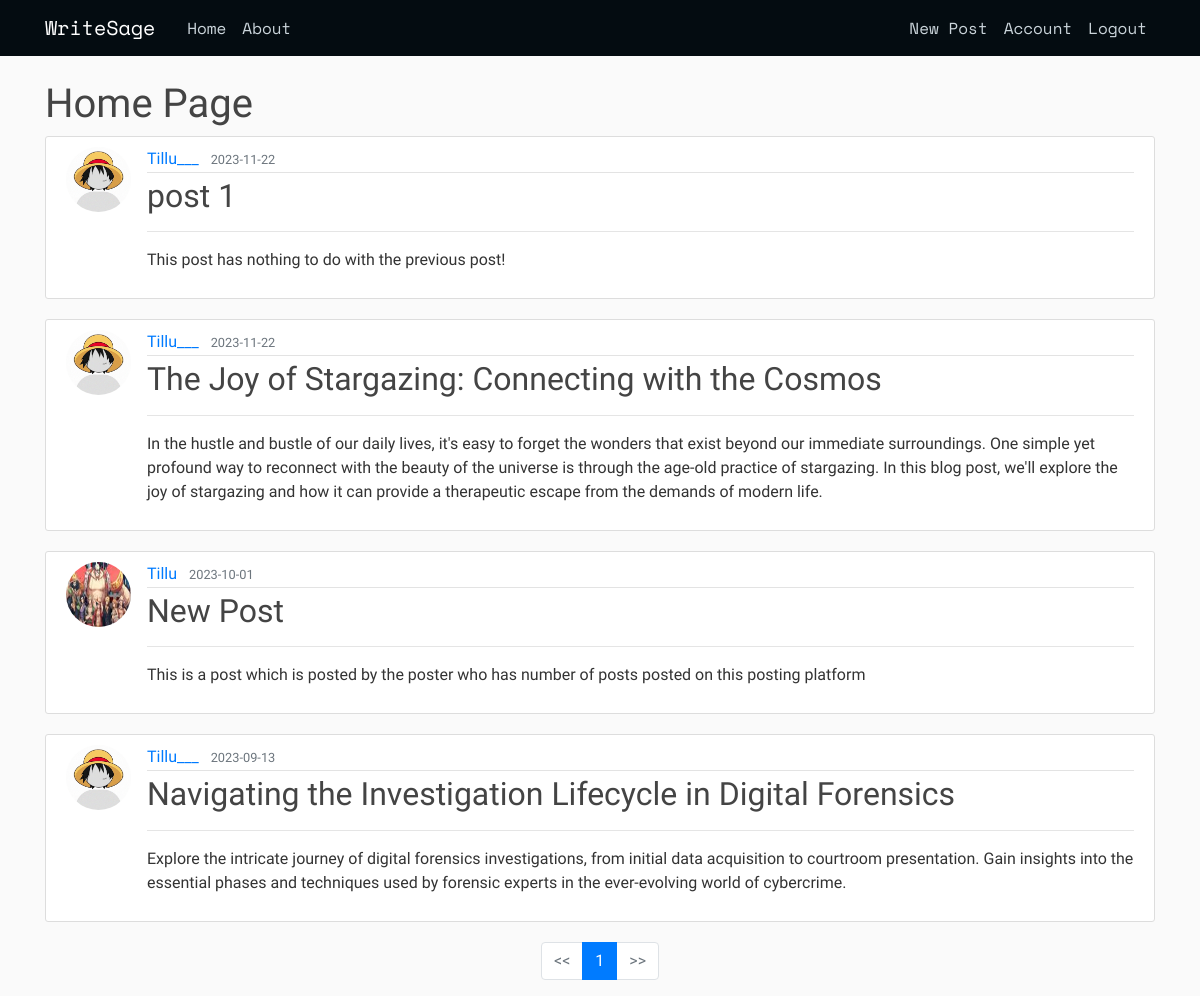
The app's page /home (signed in) with its own data.
### writesage/models.py (models this page shows, shortened)
class Post(db.Model):
    id = db.Column(db.Integer, primary_key=True)
    title = db.Column(db.String(100),nullable=False)
    date_posted = db.Column(db.DateTime,nullable=False,default=datetime.utcnow())
    desc = db.Column(db.Text,nullable=False)
    content = db.Column(db.Text,nullable=False)
    user_id = db.Column(db.Integer,db.ForeignKey('user.id'),nullable=False)

class User(db.Model, UserMixin):
    id = db.Column(db.Integer, primary_key=True)
    username = db.Column(db.String(20),unique=True,nullable=False)
    email=db.Column(db.String(120),unique=True,nullable=False)
    image_file = db.Column(db.String(20),nullable=False,default='default.jpg')
    password=db.Column(db.String(60),nullable=False)
    posts = db.relationship('Post',backref='author',lazy=True)

### writesage/main/routes.py (the view)
@main.route("/")
@main.route("/home")
def home():
    page = request.args.get('page',1,type=int)
    posts = Post.query.order_by(Post.date_posted.desc()).paginate(page = page , per_page = 5)
    print(posts)
    return render_template('home.html', posts = posts)

### writesage/models.py (called while the page is built)
@login_manager.user_loader
def load_user(user_id):
    return User.query.get(int(user_id))

### writesage/templates/home.html
{% extends 'layout.html' %}
{% block hehe %}
<h1>Home Page</h1>
{% for post in posts.items %}
<article class="media content-section">
    <img src="{{url_for('static',filename = 'pictures/' + post.author.image_file)}}" alt="" class="rounded-circle article-img">
    <div class="media-body">
        <div class="article-metadata">
            <a class="mr-2" href="{{url_for('users.user_posts',username = post.author.username)}}">{{ post.author.username }}</a>
            <small class="text-muted">{{ post.date_posted.strftime('%Y-%m-%d')}}</small>
        </div>
        <h2><a class="article-title" href="{{url_for('posts.post',post_id=post.id)}}">{{ post.title }}</a></h2>
        <hr>
        <p class="article-content">{{ post.desc }}</p>
    </div>
</article>
{% endfor %}
<nav aria-label="Page navigation example">
    <ul class="pagination justify-content-center">
        {% if posts.page > 1 %}
            <li class="page-item ">
                <a class="page-link" href="{{ url_for('main.home',page = (posts.page - 1))}}"><<</a>
            </li>
        {% else %}
            <li class="page-item disabled">
                <a class="page-link" href="{{ url_for('main.home',page = (posts.page - 1))}}"><<</a>
            </li>
        {% endif %}
        {% for page_num in posts.iter_pages(left_edge = 1, right_edge = 1, left_current=1,right_current =1) %}
            {% if page_num %}
                {% if posts.page == page_num %}
                    <li class="page-item active">
                        <a href="{{ url_for('main.home',page = page_num)}}" class = "page-link">{{ page_num }}</a>
                    </li>
                {% else %}
                    <li class="page-item">
                        <a href="{{ url_for('main.home',page = page_num)}}" class = "page-link">{{ page_num }}</a>
                    </li>
                {% endif %}
            {% else %}
                <li class="page-item"><p class="page-link">...</p></li>
            {% endif %}
        {% endfor %}
        {% if posts.page == (posts.last / posts.per_page) %}
            <li class="page-item">
                <a class="page-link " href="{{ url_for('main.home',page = (posts.page + 1))}}">>></a>
            </li>
        {% else %}
            <li class="page-item disabled">
                <a class="page-link" href="{{ url_for('main.home',page = (posts.page + 1))}}">>></a>
            </li>
        {% endif %}
    </ul>
  </nav>
{% endblock hehe%}

### writesage/static/main.css (style rules this page uses)
* { padding : 0px; }
body { background: #fafafa; color: #333333; margin-top: 5rem; }
h1, h2, h3, h4, h5, h6 { color: #444444; }
.content-section { background: #ffffff; padding: 10px 20px; border: 1px solid #dddddd; border-radius: 3px; margin-bottom: 20px; }
.article-title { color: #444444; }
.article-content { white-space: pre-line; }
.article-img { height: 65px; width: 65px; margin-right: 16px; }
.article-metadata { padding-bottom: 1px; margin-bottom: 4px; border-bottom: 1px solid #e3e3e3 }

### records on screen
Post: image_file (placeholder picture), author.username "Tillu___", date_posted "2023-11-22", title "post 1", desc "This post has nothing to do with the previous post!"
Post: image_file (placeholder picture), author.username "Tillu___", date_posted "2023-11-22", title "The Joy of Stargazing: Connecting with the Cosmos", desc "In the hustle and bustle of our daily lives, it's easy to forget the wonders that exist beyond our immediate surroundings. One simple yet profound way to reconnect with the beauty of the universe is through the age-old practice of stargazing. In this blog post, we'll explore the joy of stargazing and how it can provide a therapeutic escape from the demands of modern life."
Post: image_file (picture), author.username "Tillu", date_posted "2023-10-01", title "New Post", desc "This is a post which is posted by the poster who has number of posts posted on this posting platform"
Post: image_file (placeholder picture), author.username "Tillu___", date_posted "2023-09-13", title "Navigating the Investigation Lifecycle in Digital Forensics", desc "Explore the intricate journey of digital forensics investigations, from initial data acquisition to courtroom presentation. Gain insights into the essential phases and techniques used by forensic experts in the ever-evolving world of cybercrime."

### other values on screen
{{ page_num }} "1"
